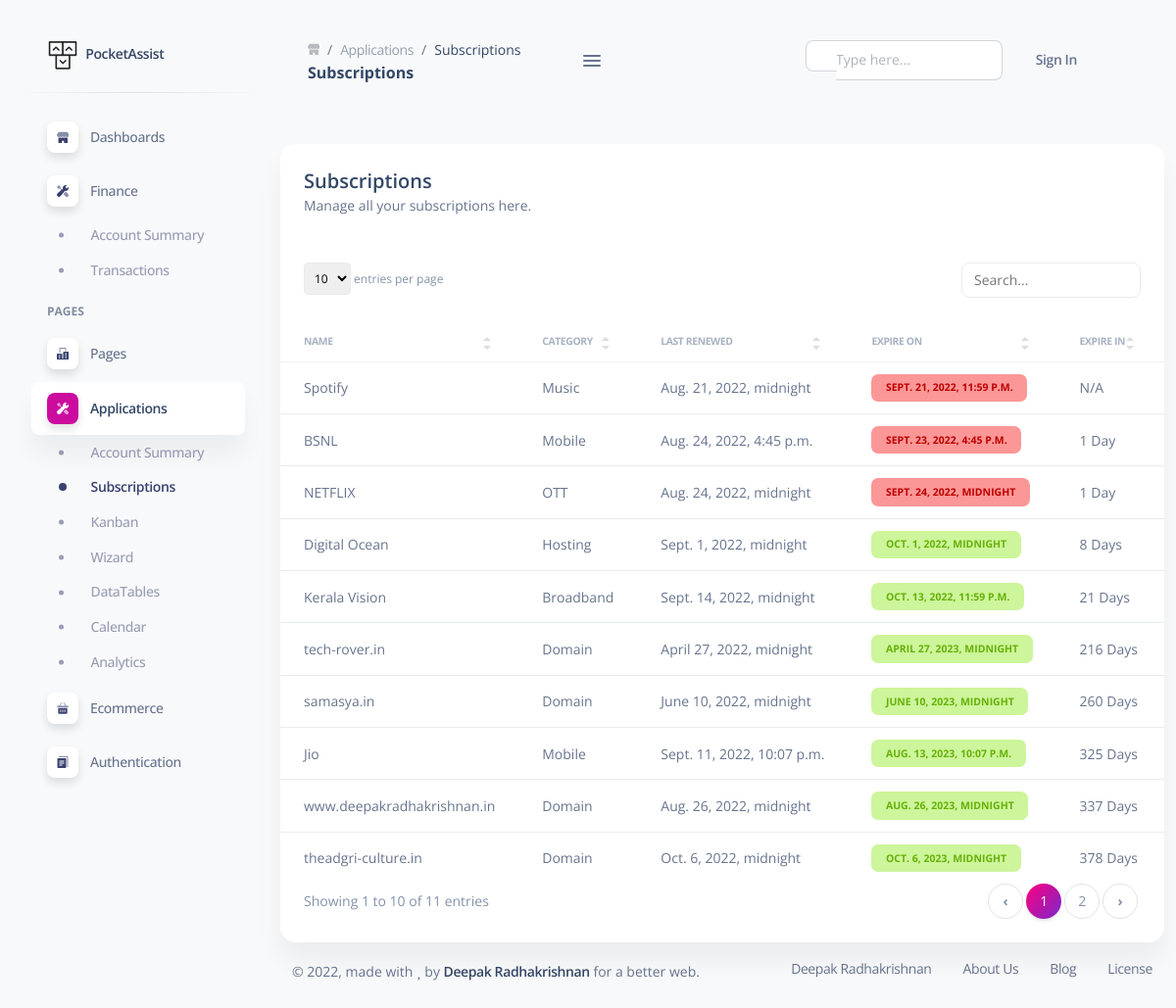
Screenshot of /subscriptions with the database file from the repository.
### app/models.py (models this page shows, shortened)
class SubscriptionHistory(models.Model):
    subscription = models.ForeignKey(Subscription,on_delete=models.RESTRICT)
    start_date = models.DateTimeField()
    end_date = models.DateTimeField()
    amount = models.FloatField()
    created_at = models.DateTimeField(auto_now_add=True)
    updated_at = models.DateTimeField(auto_now=True)
    class Meta:
        db_table = 'SubscriptionsHistory'
    @property
    def age_in_days(self):
        today = datetime.now().date()
        result = self.end_date.date() - today
        print(self.end_date.date(),today,result.days)
        return result.days
    def __str__(self):
        return self.subscription.name

class Subscription(models.Model):
    name = models.CharField(max_length=100)
    category = models.ForeignKey(Category , on_delete=models.RESTRICT)
    billing_cycle_days = models.IntegerField(null=True,blank=True)
    tags = models.ManyToManyField(Tag, related_name='tags',null=True,blank=True)
    created_at = models.DateTimeField(auto_now_add=True)
    updated_at = models.DateTimeField(auto_now=True)
    class Meta:
        db_table = 'Subscriptions'

class Category(models.Model):
    name = models.CharField(max_length=50)
    created_at = models.DateTimeField(auto_now_add=True)
    updated_at = models.DateTimeField(auto_now=True)
    class Meta:
        db_table = 'Categories'

### app/views.py (the view)
# urls.py: path('subscriptions', subscriptions, name='subscriptions'),
def subscriptions(request):
    context = {}
    context['segment']='Subscriptions'
    context['page_root']='Applications'
    subscriptions = SubscriptionHistory.objects.all().order_by('end_date')
    print(subscriptions)
    for subscription in subscriptions:
        print(subscription.start_date)
    context['subscriptions']= subscriptions
    html_template = loader.get_template('app/subscriptions.html')
    return HttpResponse(html_template.render(context, request))

### templates/app/subscriptions.html (shortened to what this page needs)
    {% extends 'layouts/base.html' %}
    {% load static %}
    {% block content %}
    <div class="container-fluid py-4">
      <div class="row mt-4">
        <div class="col-12">
          <div class="card">
            <div class="card-header">
              <h5 class="mb-0">Subscriptions</h5>
              <p class="text-sm mb-0">
                Manage all your subscriptions here.
              </p>
            </div>
            <div class="table-responsive">
              <table class="table table-flush" id="datatable-search">
                <thead class="thead-light">
                  <tr>
                    <th>Name</th>
                    <th>Category</th>
                    <th>Last Renewed</th>
                    <th>Expire On</th>
                    <th>Expire In</th>
                    <th>Amount</th>
                  </tr>
                </thead>
                <tbody>
                  {% for subscription in subscriptions %}
                  <tr>
                    <td class="text-sm font-weight-normal">{{ subscription.subscription.name }}</td>
                    <td class="text-sm font-weight-normal">{{ subscription.subscription.category.name }}</td>
                    <td class="text-sm font-weight-normal">{{ subscription.start_date }}</td>
                    <td class="align-middle text-start text-sm">
                      <span class="badge badge-lg {% if subscription.age_in_days > 7 %} badge-success {% elif subscription.age_in_days <= 7 and subscription.age_in_days > 4 %} badge-warning {% else %} badge-danger {% endif %}">{{ subscription.end_date }}</span>
                    </td>
                    <td class="text-sm font-weight-normal"> {% if subscription.age_in_days < 1 %}N/A{% elif subscription.age_in_days == 1 %}{{ subscription.age_in_days }} Day{% else %}{{ subscription.age_in_days }} Days {% endif %}</td>
                    <td class="text-sm font-weight-normal">{{ subscription.amount }}</td>
                  </tr>
                  {% endfor %}
                </tbody>
              </table>
            </div>
          </div>
        </div>
      </div>
      {% include "includes/footer.html" %}
    </div>
    {% endblock content %}

### templates/layouts/base.html (shortened to what this page needs)
<!DOCTYPE html>
<html lang="en">
<head>
  {% load static %}
    <link href="{% static 'css/nucleo-icons.css' %}" rel="stylesheet" />
    <link href="{% static 'css/nucleo-svg.css' %}" rel="stylesheet" />
    <link href="{% static 'css/nucleo-svg.css' %}" rel="stylesheet" />
    <link id="pagestyle" href="{% static 'css/soft-ui-dashboard.min.css' %}" rel="stylesheet" />
</head>
<body class="g-sidenav-show  bg-gray-100">
  {% include "includes/sidebar.html" %}
  <main class="main-content position-relative max-height-vh-100 h-100 border-radius-lg ">
    {% include "includes/navigation.html" %}
    {% block content %}{% endblock content %}
  </main>
</body>
</html>

### templates/includes/sidebar.html (shortened to what this page needs)
{% load static %}
<aside class="sidenav navbar navbar-vertical navbar-expand-xs border-0 border-radius-xl my-3 fixed-start ms-3 "
  id="sidenav-main">
  <div class="sidenav-header">
    <a class="navbar-brand m-0" href="https://www.deepakradhakrishnan.in" target="_blank">
      <img src="{% static 'img/logo-ct-dark.png' %}" class="navbar-brand-img h-100" alt="main_logo">
      <span class="ms-1 font-weight-bold">PocketAssist</span>
    </a>
  </div>
  <hr class="horizontal dark mt-0">
  <div class="collapse navbar-collapse  w-auto h-auto" id="sidenav-collapse-main">
    <ul class="navbar-nav">
      <li class="nav-item">
        <a data-bs-toggle="collapse" href="#dashboardsExamples" class="nav-link " aria-controls="dashboardsExamples"
          role="button" aria-expanded="false">
          <div
            class="icon icon-shape icon-sm shadow border-radius-md bg-white text-center d-flex align-items-center justify-content-center  me-2">
          </div>
          <span class="nav-link-text ms-1">Dashboards</span>
        </a>
      </li>
<li class="nav-item">
  <a data-bs-toggle="collapse" href="#FinanceMenu" class="nav-link {% if page_root == 'Finance' %} active {% endif %}"
    aria-controls="FinanceMenu" role="button" aria-expanded="false">
    <div
      class="icon icon-shape icon-sm shadow border-radius-md bg-white text-center d-flex align-items-center justify-content-center  me-2">
    </div>
    <span class="nav-link-text ms-1">Finance</span>
  </a>
  <div class="collapse  show " id="FinanceMenu">
    <ul class="nav ms-4 ps-3">
      <li class="nav-item {% if segment == 'Accounts' %} active {% endif %}">
        <a class="nav-link {% if segment == 'Accounts' %} active {% endif %}" href="{% url 'accounts' %}">
          <span class="sidenav-normal"> Account Summary </span>
        </a>
      </li>
      <li class="nav-item {% if segment == 'Transactions' %} active {% endif %}">
        <a class="nav-link {% if segment == 'Transactions' %} active {% endif %}" href="{% url 'transactions' %}">
          <span class="sidenav-normal"> Transactions </span>
        </a>
      </li>
    </ul>
  </div>
</li>
      <li class="nav-item mt-3">
        <h6 class="ps-4  ms-2 text-uppercase text-xs font-weight-bolder opacity-6">PAGES</h6>
      </li>
      <li class="nav-item">
        <a data-bs-toggle="collapse" href="#pagesExamples" class="nav-link " aria-controls="pagesExamples" role="button"
          aria-expanded="false">
          <div
            class="icon icon-shape icon-sm shadow border-radius-md bg-white text-center d-flex align-items-center justify-content-center  me-2">
          </div>
          <span class="nav-link-text ms-1">Pages</span>
        </a>
      </li>
      <li class="nav-item">
        <a data-bs-toggle="collapse" href="#applicationsExamples" class="nav-link active"
          aria-controls="applicationsExamples" role="button" aria-expanded="false">
          <div
            class="icon icon-shape icon-sm shadow border-radius-md bg-white text-center d-flex align-items-center justify-content-center  me-2">
          </div>
          <span class="nav-link-text ms-1">Applications</span>
        </a>
        <div class="collapse  show " id="applicationsExamples">
          <ul class="nav ms-4 ps-3">
            <li class="nav-item {% if segment == 'Accounts' %} active {% endif %}">
              <a class="nav-link {% if segment == 'Accounts' %} active {% endif %}" href="{% url 'accounts' %}">
                <span class="sidenav-normal"> Account Summary </span>
              </a>
            </li>
            <li class="nav-item {% if segment == 'Subscriptions' %} active {% endif %}">
              <a class="nav-link {% if segment == 'Subscriptions' %} active {% endif %}"
                href="{% url 'subscriptions' %}">
                <span class="sidenav-normal"> Subscriptions </span>
              </a>
            </li>
            <li class="nav-item {% if segment == '' %} active {% endif %}">
              <a class="nav-link {% if segment == '' %} active {% endif %}" href="{% url 'application-kanban' %}">
                <span class="sidenav-normal"> Kanban </span>
              </a>
            </li>
            <li class="nav-item {% if segment == '' %} active {% endif %}">
              <a class="nav-link {% if segment == '' %} active {% endif %}" href="{% url 'application-wizard' %}">
                <span class="sidenav-normal"> Wizard </span>
              </a>
            </li>
            <li class="nav-item {% if segment == '' %} active {% endif %}">
              <a class="nav-link {% if segment == '' %} active {% endif %}" href="{% url 'application-datatables' %}">
                <span class="sidenav-normal"> DataTables </span>
              </a>
            </li>
            <li class="nav-item {% if segment == '' %} active {% endif %}">
              <a class="nav-link {% if segment == '' %} active {% endif %}" href="{% url 'application-calendar' %}">
                <span class="sidenav-normal"> Calendar </span>
              </a>
            </li>
            <li class="nav-item {% if segment == '' %} active {% endif %}">
              <a class="nav-link {% if segment == '' %} active {% endif %}" href="{% url 'application-analytics' %}">
                <span class="sidenav-normal"> Analytics </span>
              </a>
            </li>
          </ul>
        </div>
      </li>
      <li class="nav-item">
        <a data-bs-toggle="collapse" href="#ecommerceExamples" class="nav-link " aria-controls="ecommerceExamples"
          role="button" aria-expanded="false">
          <div
            class="icon icon-shape icon-sm shadow border-radius-md bg-white text-center d-flex align-items-center justify-content-center  me-2">
          </div>
          <span class="nav-link-text ms-1">Ecommerce</span>
        </a>
      </li>
      <li class="nav-item">
        <a data-bs-toggle="collapse" href="#authExamples" class="nav-link " aria-controls="authExamples" role="button"
          aria-expanded="false">
          <div
            class="icon icon-shape icon-sm shadow border-radius-md bg-white text-center d-flex align-items-center justify-content-center  me-2">
          </div>
          <span class="nav-link-text ms-1">Authentication</span>
        </a>
      </li>
    </ul>
  </div>
</aside>

### templates/includes/navigation.html (shortened to what this page needs)
{% load static %}
<nav class="navbar navbar-main navbar-expand-lg position-sticky mt-4 top-1 px-0 mx-4 shadow-none border-radius-xl z-index-sticky"
    id="navbarBlur" data-scroll="true">
    <div class="container-fluid py-1 px-3">
        <nav aria-label="breadcrumb">
            <ol class="breadcrumb bg-transparent mb-0 pb-0 pt-1 px-0 me-sm-6 me-5">
                <li class="breadcrumb-item text-sm">
                    <a class="opacity-3 text-dark" href="javascript:;">
                    </a>
                </li>
                <li class="breadcrumb-item text-sm"><a class="opacity-5 text-dark" href="javascript:;">{{ page_root }}</a></li>
                <li class="breadcrumb-item text-sm text-dark active" aria-current="page">{{ segment }}</li>
            </ol>
            <h6 class="font-weight-bolder mb-0">{{ segment }}</h6>
        </nav>
        <div class="sidenav-toggler sidenav-toggler-inner d-xl-block d-none ">
            <a href="javascript:;" class="nav-link text-body p-0">
                <div class="sidenav-toggler-inner">
                    <i class="sidenav-toggler-line"></i>
                    <i class="sidenav-toggler-line"></i>
                    <i class="sidenav-toggler-line"></i>
                </div>
            </a>
        </div>
        <div class="collapse navbar-collapse mt-sm-0 mt-2 me-md-0 me-sm-4" id="navbar">
            <div class="ms-md-auto pe-md-3 d-flex align-items-center">
                <div class="input-group">
                    <span class="input-group-text text-body"><i class="fas fa-search" aria-hidden="true"></i></span>
                    <input type="text" class="form-control" placeholder="Type here...">
                </div>
            </div>
            <ul class="navbar-nav  justify-content-end">
                <li class="nav-item d-flex align-items-center">
                    <a href="../../pages/authentication/signin/illustration.html"
                        class="nav-link text-body font-weight-bold px-0" target="_blank">
                        <i class="fa fa-user me-sm-1"></i>
                        <span class="d-sm-inline d-none">Sign In</span>
                    </a>
                </li>
                <li class="nav-item px-3 d-flex align-items-center">
                    <a href="javascript:;" class="nav-link text-body p-0">
                        <i class="fa fa-cog fixed-plugin-button-nav cursor-pointer"></i>
                    </a>
                </li>
                <li class="nav-item dropdown pe-2 d-flex align-items-center">
                    <a href="javascript:;" class="nav-link text-body p-0" id="dropdownMenuButton"
                        data-bs-toggle="dropdown" aria-expanded="false">
                        <i class="fa fa-bell cursor-pointer"></i>
                    </a>
                </li>
            </ul>
        </div>
    </div>
</nav>

### templates/includes/footer.html (shortened to what this page needs)
{% load static %}
<footer class="footer pt-3  ">
    <div class="container-fluid">
      <div class="row align-items-center justify-content-lg-between">
        <div class="col-lg-6 mb-lg-0 mb-4">
          <div class="copyright text-center text-sm text-muted text-lg-start">
            ©
            ,
            made with <i class="fa fa-heart"></i> by
            <a href="https://www.deepakradhakrishnan.in" class="font-weight-bold" target="_blank">Deepak
              Radhakrishnan</a>
            for a better web.
          </div>
        </div>
        <div class="col-lg-6">
          <ul class="nav nav-footer justify-content-center justify-content-lg-end">
            <li class="nav-item">
              <a href="https://www.deepakradhakrishnan.in" class="nav-link text-muted" target="_blank">Deepak
                Radhakrishnan</a>
            </li>
            <li class="nav-item">
              <a href="https://www.deepakradhakrishnan.in/presentation" class="nav-link text-muted"
                target="_blank">About Us</a>
            </li>
            <li class="nav-item">
              <a href="https://www.deepakradhakrishnan.in/blog" class="nav-link text-muted" target="_blank">Blog</a>
            </li>
            <li class="nav-item">
              <a href="https://www.deepakradhakrishnan.in/license" class="nav-link pe-0 text-muted"
                target="_blank">License</a>
            </li>
          </ul>
        </div>
      </div>
    </div>
  </footer>

### templates/includes/scripts.html (shortened to what this page needs)
{% load static %}

### static/css/nucleo-svg.css (style rules this page uses)
.icon { display:inline-block;color:#111;height:1em;width:1em }
.icon-sm { height:.8em;width:.8em }
.icon { fill:currentColor;stroke:none }

### rows the page displays
SubscriptionHistory: subscription.name "Spotify", subscription.category.name "Music", start_date "Aug. 21, 2022, midnight", end_date "SEPT. 21, 2022, 11:59 P.M.", shows "N/A"
SubscriptionHistory: subscription.name "BSNL", subscription.category.name "Mobile", start_date "Aug. 24, 2022, 4:45 p.m.", end_date "SEPT. 23, 2022, 4:45 P.M.", age_in_days "1"
SubscriptionHistory: subscription.name "NETFLIX", subscription.category.name "OTT", start_date "Aug. 24, 2022, midnight", end_date "SEPT. 24, 2022, MIDNIGHT", age_in_days "1"
SubscriptionHistory: subscription.name "Digital Ocean", subscription.category.name "Hosting", start_date "Sept. 1, 2022, midnight", end_date "OCT. 1, 2022, MIDNIGHT", age_in_days "8"
SubscriptionHistory: subscription.name "Kerala Vision", subscription.category.name "Broadband", start_date "Sept. 14, 2022, midnight", end_date "OCT. 13, 2022, 11:59 P.M.", age_in_days "21"
SubscriptionHistory: subscription.name "tech-rover.in", subscription.category.name "Domain", start_date "April 27, 2022, midnight", end_date "APRIL 27, 2023, MIDNIGHT", age_in_days "216"
SubscriptionHistory: subscription.name "samasya.in", subscription.category.name "Domain", start_date "June 10, 2022, midnight", end_date "JUNE 10, 2023, MIDNIGHT", age_in_days "260"
SubscriptionHistory: subscription.name "Jio", subscription.category.name "Mobile", start_date "Sept. 11, 2022, 10:07 p.m.", end_date "AUG. 13, 2023, 10:07 P.M.", age_in_days "325"
SubscriptionHistory: subscription.name "www.deepakradhakrishnan.in", subscription.category.name "Domain", start_date "Aug. 26, 2022, midnight", end_date "AUG. 26, 2023, MIDNIGHT", age_in_days "337"
SubscriptionHistory: subscription.name "theadgri-culture.in", subscription.category.name "Domain", start_date "Oct. 6, 2022, midnight", end_date "OCT. 6, 2023, MIDNIGHT", age_in_days "378"

### other values shown
{{ page_root }} "Applications"
{{ segment }} "Subscriptions"
